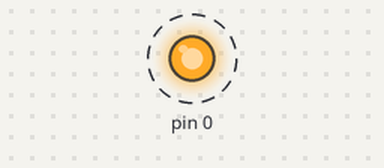
The sketch below on a simulated Arduino Uno, built with avr-gcc and run on an emulated ATmega328P. Shown: output pins drawn as LEDs (lit = HIGH). Dashed ring = blinking.

Above: at 0.2 s.
Timing chart, 0 to 3.0 s (numbered marks = the images above):
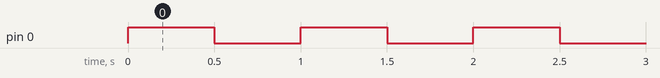

The sketch:

Blink.ino
```cpp
void setup() {
  pinMode(0, OUTPUT);
}

void loop() {
  Serial.println("Hey! I'm in a loop!");
  digitalWrite(0, HIGH);
  delay(500);
  digitalWrite(0, LOW);
  delay(500);
}
```

Measured:
- by itself, pin 0: alternates HIGH for 0.50 s and LOW for 0.50 s
